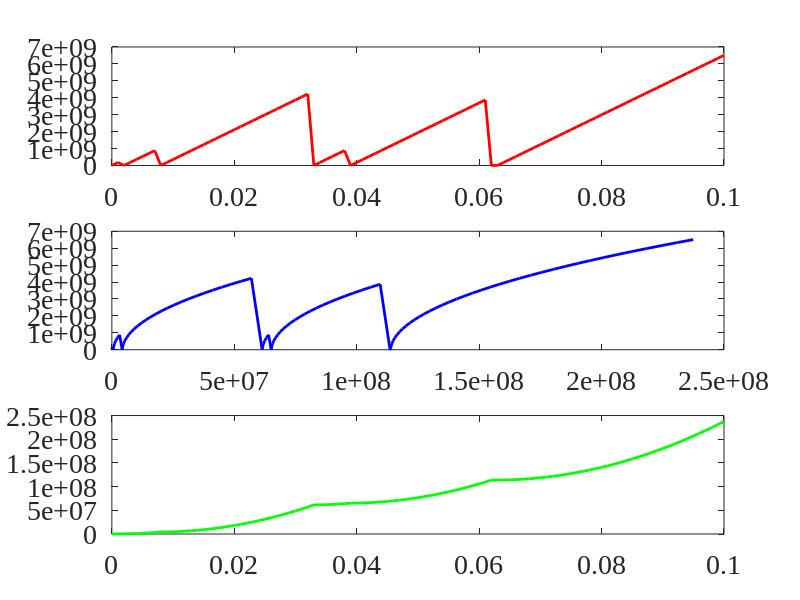

MATLAB code for this plot:
global C

C.q_0 = 1.60217653e-19;             % electron charge
C.hb = 1.054571596e-34;             % Dirac constant
C.h = C.hb * 2 * pi;                % Planck constant
C.m_0 = 9.10938215e-31;             % electron mass
C.kb = 1.3806504e-23;               % Boltzmann constant
C.eps_0 = 8.854187817e-12;          % vacuum permittivity
C.mu_0 = 1.2566370614e-6;           % vacuum permeability
C.c = 299792458;                    % speed of light
C.g = 9.80665; %metres (32.1740 ft) per s²
    
set(0,'DefaultFigureWindowStyle','docked')
set(0,'defaultaxesfontsize',20)
set(0,'defaultaxesfontname','Times New Roman')
set(0,'DefaultLineLineWidth', 2);

%position_x = 0;
%velocity_v = 0;
m = 10;
n = 10;
nSims = 100;
t_step = 1e-3;
Electric_Field = 1;
initial_x = zeros;
initial_v = zeros;
prev_v = 0;
for n = 1: nSims
    random = rand();
    prev_v = initial_v;
    prev_x = initial_x;
    t = [n-1 n]*t_step;
    initial_v =  prev_v + ((C.q_0*Electric_Field)/C.m_0)*t_step;
    initial_x = initial_x+initial_v*t_step;
        if random <= 0.05
            initial_v = 0;
        end
    figure(1)
    subplot(311)
    plot(t,[prev_v initial_v],'r');
    hold on
    subplot(312)
    plot([prev_x initial_x],[prev_v initial_v],'b')
    hold on
    subplot(313)
    plot(t,[prev_x initial_x],'g');
    hold on
    pause(0.5)

end

